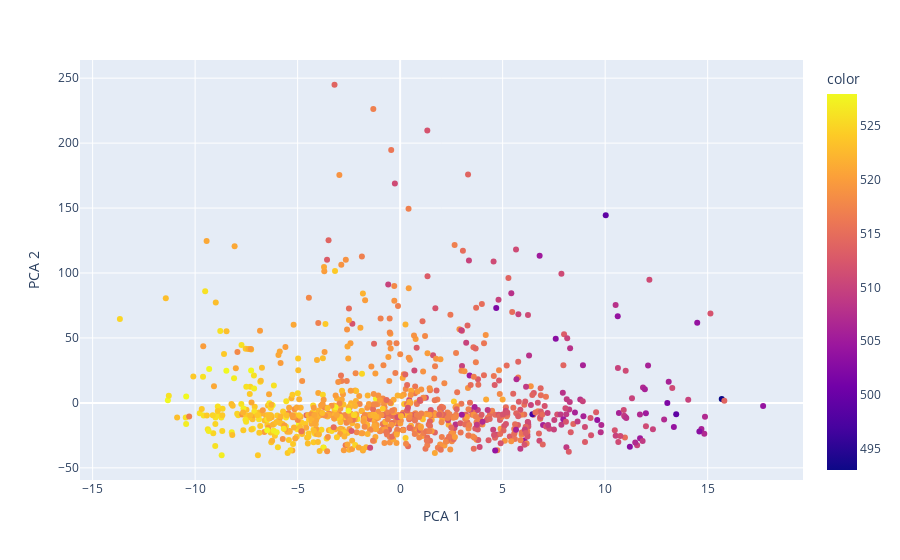

Notebook code for this chart:
### Code cell
import plotly.express as px
colors = y_train
fig = px.scatter(X_train_reduced, x=0, y=1, color=colors)
fig.update_layout(xaxis_title="PCA 1", yaxis_title="PCA 2",legend=dict(title="Final score"))#legend_title_text='Final score')
fig.show()

### Figure 1 — Plotly figure (JSON) as saved in the notebook; plotly's stock layout.template omitted (floating-point values rounded to 4 significant figures; data arrays with more than 128 entries replaced by an {"elided": "..."} marker saying what was removed)
{"data": [{"hovertemplate": "0=%{x}<br>1=%{y}<br>color=%{marker.color}<extra></extra>", "legendgroup": "", "marker": {"color": {"elided": "974 int values"}, "coloraxis": "coloraxis", "symbol": "circle"}, "mode": "markers", "name": "", "orientation": "v", "showlegend": false, "type": "scatter", "x": {"elided": "974 float values"}, "xaxis": "x", "y": {"elided": "974 float values"}, "yaxis": "y"}], "layout": {"autosize": true, "coloraxis": {"colorbar": {"title": {"text": "color"}}, "colorscale": [[0, "#0d0887"], [0.1111, "#46039f"], [0.2222, "#7201a8"], [0.3333, "#9c179e"], [0.4444, "#bd3786"], [0.5556, "#d8576b"], [0.6667, "#ed7953"], [0.7778, "#fb9f3a"], [0.8889, "#fdca26"], [1, "#f0f921"]]}, "legend": {"title": {"text": "Final score"}, "tracegroupgap": 0}, "margin": {"t": 60}, "xaxis": {"anchor": "y", "autorange": true, "domain": [0, 1], "range": [-15.57, 19.61], "title": {"text": "PCA 1"}, "type": "linear"}, "yaxis": {"anchor": "x", "autorange": true, "domain": [0, 1], "range": [-62.38, 267.0], "title": {"text": "PCA 2"}, "type": "linear"}}}
